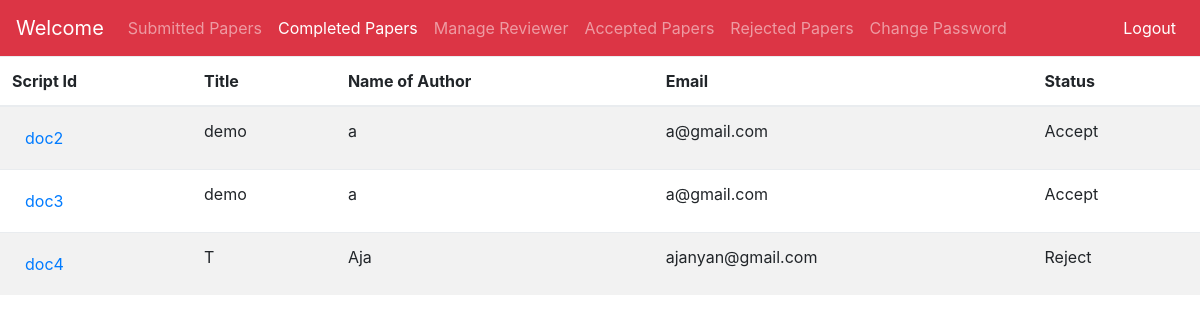
The app's page /php/completedpapers.php (signed in) with its own data.
### tables this page shows
CREATE TABLE `user` (
  `id` int(11) NOT NULL,
  `Name` varchar(50) NOT NULL,
  `Email` varchar(100) NOT NULL,
  `Upload` varchar(100) DEFAULT NULL,
  `title` varchar(50) NOT NULL,
  `Review1` decimal(10,0) DEFAULT NULL,
  `Review2` decimal(10,0) DEFAULT NULL,
  `sub1` varchar(100) DEFAULT NULL,
  `sub2` varchar(100) DEFAULT NULL,
  `Status` varchar(5) DEFAULT NULL,
  `substatus1` varchar(10) DEFAULT NULL,
  `substatus2` varchar(10) DEFAULT NULL,
  `decision` varchar(10) DEFAULT NULL,
  `r11` float DEFAULT NULL,
  `r21` float DEFAULT NULL,
  `r31` float DEFAULT NULL,
  `r41` float DEFAULT NULL,
  `r51` float DEFAULT NULL,
  `r61` float DEFAULT NULL,
  `r12` float DEFAULT NULL,
  `r22` float DEFAULT NULL,
  `r32` float DEFAULT NULL,
  `r42` float DEFAULT NULL,
  `r52` float DEFAULT NULL,
  `r62` float DEFAULT NULL
);

### php/completedpapers.php (the view, shortened to what this page needs)
<!DOCTYPE html>
<html>
<head>
  <link rel="stylesheet" type="text/css" href="../css/bootstrap.min.css">
</head>
<body>
<?php
require("../php/connect.php");
$sql="SELECT * FROM user WHERE Status IS NOT NULL";
$res=mysqli_query($db,$sql);
?>
  <nav class="navbar navbar-expand-md navbar-dark bg-danger">
    <a class="navbar-brand" href="#">Welcome</a>
    <ul class="navbar-nav mr-auto">
      <li class="nav-item">
        <a class="nav-link" href="../php/viewpapers.php">Submitted Papers <span class="sr-only">(current)</span></a>
      </li>
      <li class="nav-item active">
        <a class="nav-link" href="../php/completedpapers.php">Completed Papers</a>
      </li>
      <li class="nav-item">
        <a class="nav-link" href="../php/viewsubadmin.php">Manage Reviewer</a>
      </li>
      <li class="nav-item">
        <a class="nav-link" href="../php/acceptedpapers.php">Accepted Papers</a>
      </li>
      <li class="nav-item">
        <a class="nav-link" href="../php/rejectedpapers.php">Rejected Papers</a>
      </li>
      <li class="nav-item">
        <a class="nav-link" href="../php/changepassword.php">Change Password</a>
      </li>
    </ul>
    <ul class="navbar-nav">
      <li class="nav-item active">
        <a class="nav-link" href="../php/logout.php">Logout</a>
      </li>
    </ul>
  </nav>
<table class="table table-striped">
  <thead>
    <tr>
      <th>Script Id</th>
      <th>Title</th>
      <th>Name of Author</th>
      <th>Email</th>
      <th>Status</th>
    </tr>
  </thead>
  <tbody>
    <?php
      if( mysqli_num_rows( $res )==0 )
      {
        echo '<tr><td colspan="4">No Papers Found</td></tr>';
      }
      else
      {
        while($row=mysqli_fetch_assoc($res))
        {
          $id=$row['id'];
          echo "<tr><td>
                   <form action=viewcompleted.php method='post'>
          <input type='hidden' name ='id' value='$id'>
          <input type='submit' class='btn btn-link' value ='$row[Upload]' ></form>
          </td><td>{$row['title']}</td><td>{$row['Name']}</td><td>{$row['Email']}</td>
          <td>{$row['decision']}</td>
          </tr>";
        }
      }
    ?>
  </tbody>
</table>
</body>
</html>

### records on screen
user: Upload "doc2", title "demo", Name "a", Email "a@gmail.com", decision "Accept"
user: Upload "doc3", title "demo", Name "a", Email "a@gmail.com", decision "Accept"
user: Upload "doc4", title "T", Name "Aja", Email "ajanyan@gmail.com", decision "Reject"
